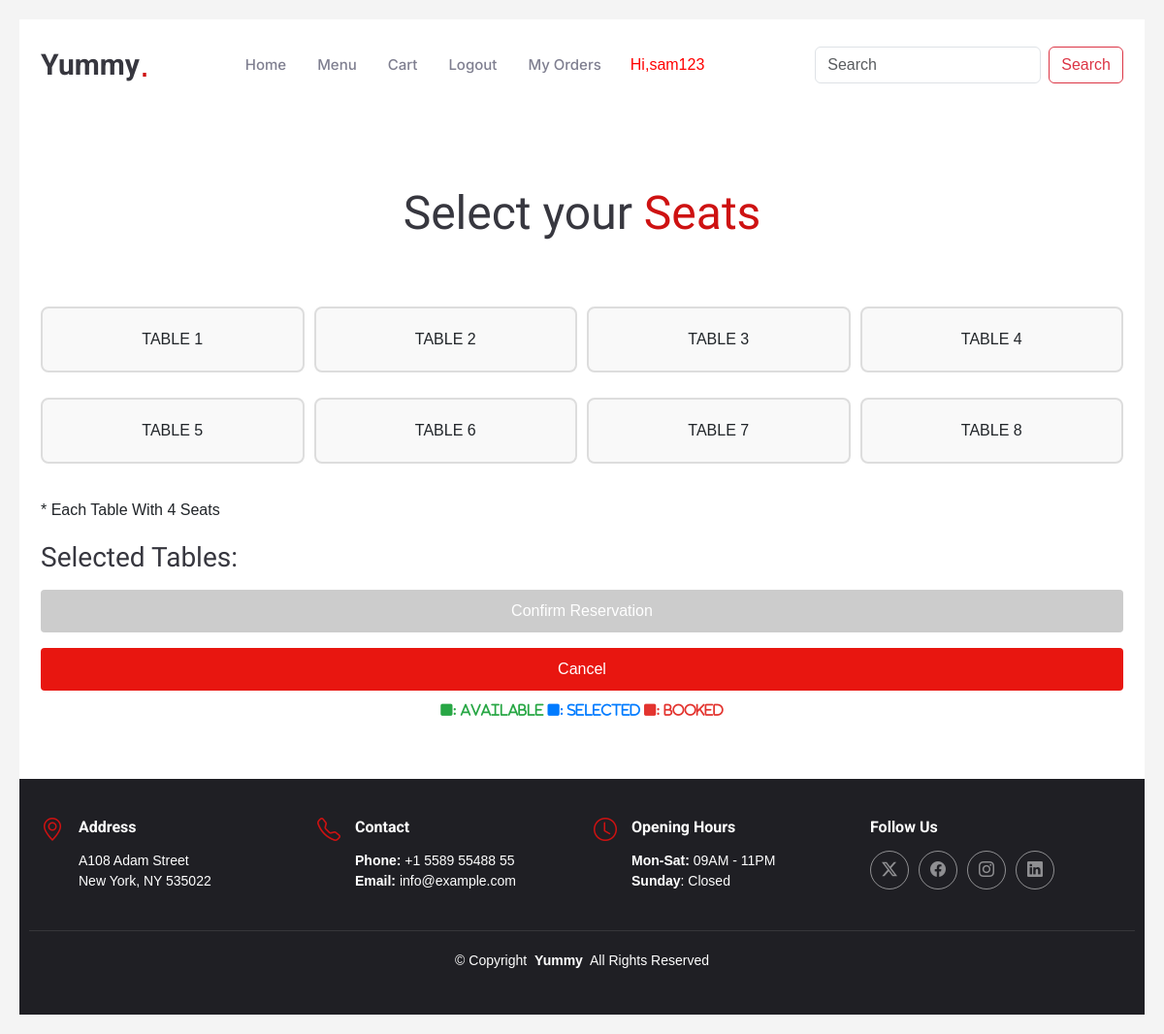
Screenshot of /booking/table_booking_slot (signed in) with the database file from the repository.
### booking/models.py (models this page shows, shortened)
class Table_detail(models.Model):
    table_name=models.CharField(max_length=10)
    table_capacity=models.IntegerField()
    booking_status = models.CharField(default="pending", max_length=30)

### booking/views.py (the view, shortened to what this page needs)
# urls.py: path('table_booking_slot',views.table_booking,name='table_booking_slot'),
def table_booking(request):
    table=Table_detail.objects.all()
    u=request.user
    name = request.session.get('name')
    email = request.session.get('email')
    phone = request.session.get('phone')
    date = request.session.get('date')
    time = request.session.get('time_slot')
    booked_tables = Table_booking.objects.filter(date=date, time=time).values_list('table__table_name', flat=True)
    return render(request,'table_booking_slot.html',{'tables':table,'booked_tables':booked_tables})

### template/table_booking_slot.html (shortened to what this page needs)
<!DOCTYPE html>
{% extends 'base.html' %}
{% load static %}
{% block content %}
<section id="book-a-table" class="book-a-table section">
    <div class="container section-title" data-aos="fade-up">
        <p><span>Select your</span> <span class="description-title">Seats<br></span></p>
    </div>
    <div class="container">
        <form id="tableBookingForm" method="POST" action="">
            <div class="table-grid">
                {% for table in tables %}
                    {% if table.table_name in booked_tables %}
                        <div class="table booked">{{ table.table_name }}</div>
                    {% else %}
                        <div class="table available" data-table="{{ table.table_name }}">{{ table.table_name }}</div>
                    {% endif %}
                {% endfor %}
            </div>
            <p>* Each Table With 4 Seats</p>
            <div class="selected-tables">
                <h3>Selected Tables:</h3>
            </div>
            <button class="submit-btn" id="submitBtn" type="submit" disabled>Confirm Reservation</button>
        </form>
        <a href="{% url 'shop:home' %}"><button class="cancel-btn mt-3">Cancel</button></a>
        <div class="info">
            <i class="fa-solid fa-square" style="color: #28a745;">: Available </i>
            <i class="fa-solid fa-square" style="color: #007bff;">: Selected </i>
            <i class="fa-solid fa-square" style="color: #e3342f;">: Booked</i>
        </div>
    </div>
</section>
{% endblock %}

### template/base.html (shortened to what this page needs)
<!DOCTYPE html>
{% load static %}
<html lang="en">
<link rel="stylesheet" href="https://cdnjs.cloudflare.com/ajax/libs/font-awesome/6.5.2/css/all.min.css" />
<head>
  <link rel="stylesheet" href="https://cdnjs.cloudflare.com/ajax/libs/font-awesome/6.6.0/css/brands.min.css" />
  <link href="{% static 'assets/vendor/bootstrap/css/bootstrap.min.css' %}" rel="stylesheet">
  <link href="{% static 'assets/vendor/bootstrap-icons/bootstrap-icons.css' %}" rel="stylesheet">
  <link href="{% static 'assets/vendor/aos/aos.css' %}" rel="stylesheet">
  <link href="{% static 'assets/vendor/glightbox/css/glightbox.min.css' %}" rel="stylesheet">
  <link href="{% static 'assets/vendor/swiper/swiper-bundle.min.css' %}" rel="stylesheet">
  <link href="{% static 'assets/css/main.css' %}" rel="stylesheet">
</head>
<body class="index-page">
  <header id="header" class="header d-flex align-items-center sticky-top">
    <div class="container position-relative d-flex align-items-center justify-content-between">
      <a href="{% url 'shop:home' %}" class="logo d-flex align-items-center me-auto me-xl-0">
        <h1 class="sitename">Yummy</h1>
        <span>.</span>
      </a>
      <nav id="navmenu" class="navmenu">
        <ul>
          <li><a href="{% url 'shop:home' %}">Home<br></a></li>
          <li><a href="{% url 'shop:menu' %}">Menu</a></li>
          {% if user.is_superuser %}
            <li><a href="{% url 'shop:logout' %}">Logout</a></li>
            <li style="color:red">Hi,{{user.username}}</li>
          {% elif user.is_authenticated %}
            <li><a href="{% url 'cart:view_cart' %}">Cart</a></li>
            <li><a href="{% url 'shop:logout' %}">Logout</a></li>
            <li><a href="{% url 'cart:my_orders' %}">My Orders</a></li>
            <li style="color:red">Hi,{{user.username}}</li>
          {% else %}
            <li><a href="{% url 'shop:register' %}">Register</a></li>
            <li><a href="{% url 'shop:login' %}">Login</a></li>
            <li style="color:red">Hi,Guest</li>
          {% endif %}
          <div style="padding-left:100px">
          <form class="d-flex" action="{% url 'shop:search' %}" method="post">
            <input class="form-control me-2" type="search" name="s" placeholder="Search" aria-label="Search">
            <button class="btn btn-outline-danger" type="submit">Search</button>
          </form>
          </div>
        </ul>
      </nav>
    </div>
  </header>
{% block content %}{% endblock %}
  <footer id="footer" class="footer dark-background">
    <div class="container">
      <div class="row gy-3">
        <div class="col-lg-3 col-md-6 d-flex">
          <i class="bi bi-geo-alt icon"></i>
          <div class="address">
            <h4>Address</h4>
            <p>A108 Adam Street</p>
            <p>New York, NY 535022</p>
          </div>
        </div>
        <div class="col-lg-3 col-md-6 d-flex">
          <i class="bi bi-telephone icon"></i>
          <div>
            <h4>Contact</h4>
            <p>
              <strong>Phone:</strong> <span>+1 5589 55488 55</span><br>
              <strong>Email:</strong> <span>info@example.com</span><br>
            </p>
          </div>
        </div>
        <div class="col-lg-3 col-md-6 d-flex">
          <i class="bi bi-clock icon"></i>
          <div>
            <h4>Opening Hours</h4>
            <p>
              <strong>Mon-Sat:</strong> <span>09AM - 11PM</span><br>
              <strong>Sunday</strong>: <span>Closed</span>
            </p>
          </div>
        </div>
        <div class="col-lg-3 col-md-6">
          <h4>Follow Us</h4>
          <div class="social-links d-flex">
            <a href="#" class="twitter"><i class="bi bi-twitter-x"></i></a>
            <a href="#" class="facebook"><i class="bi bi-facebook"></i></a>
            <a href="#" class="instagram"><i class="bi bi-instagram"></i></a>
            <a href="#" class="linkedin"><i class="bi bi-linkedin"></i></a>
          </div>
        </div>
      </div>
    </div>
    <div class="container copyright text-center mt-4">
      <p>© <span>Copyright</span> <strong class="px-1 sitename">Yummy</strong> <span>All Rights Reserved</span></p>
    </div>
  </footer>
</body>
</html>

### static/assets/css/main.css (style rules this page uses)
:root { --default-font: "Roboto", system-ui, -apple-system, "Segoe UI", Roboto, "Helvetica Neue", Arial, "Noto Sans", "Liberation Sans", sans-serif, "Apple Color Emoji", "Segoe UI Emoji", "Segoe UI Symbol", "Noto Color Emoji"; --heading-font: "Amatic SC", sans-serif; --nav-font: "Inter", sans-serif; }
:root { --background-color: #ffffff; --default-color: #212529; --heading-color: #37373f; --accent-color: #ce1212; --surface-color: #ffffff; --contrast-color: #ffffff; }
:root { --nav-color: #7f7f90; --nav-hover-color: #ce1212; --nav-mobile-background-color: #ffffff; --nav-dropdown-background-color: #ffffff; --nav-dropdown-color: #7f7f90; --nav-dropdown-hover-color: #ce1212; }
.dark-background { --background-color: #1f1f24; --default-color: #ffffff; --heading-color: #ffffff; --surface-color: #37373f; --contrast-color: #ffffff; }
:root { scroll-behavior: smooth; }
body { color: var(--default-color); background-color: var(--background-color); font-family: var(--default-font); }
a { color: var(--accent-color); text-decoration: none; transition: 0.3s; }
h1, h2, h3, h4, h5, h6 { color: var(--heading-color); font-family: var(--heading-font); }
.header { color: var(--default-color); background-color: var(--background-color); padding: 20px 0; transition: all 0.5s; z-index: 997; }
.header .logo { line-height: 1; }
.header .logo h1 { font-size: 30px; margin: 0; font-weight: 700; color: var(--heading-color); font-family: var(--default-font); }
.header .logo span { color: var(--accent-color); font-size: 36px; }
@media (max-width: 1200px) { .header .logo { order: 1; } }
@media (max-width: 1200px) { .header .navmenu { order: 3; } }
@media (min-width: 1200px) { .navmenu { padding: 0; } }
@media (min-width: 1200px) { .navmenu ul { margin: 0; padding: 0; display: flex; list-style: none; align-items: center; } }
@media (min-width: 1200px) { .navmenu li { position: relative; } }
@media (min-width: 1200px) { .navmenu>ul>li { white-space: nowrap; padding: 15px 14px; } }
@media (min-width: 1200px) { .navmenu a, .navmenu a:focus { color: var(--nav-color); font-size: 15px; padding: 0 2px; font-family: var(--nav-font); font-weight: 500; display: flex; align-items: center; justify-content: space-between; white-space: nowrap; transition: 0.3s; position: relative; } }
@media (min-width: 1200px) { .navmenu>ul>li>a:before { content: ""; position: absolute; height: 2px; bottom: -6px; left: 0; background-color: var(--nav-hover-color); visibility: hidden; width: 0px; transition: all 0.3s ease-in-out 0s; } }
.footer { --heading-font: var(--default-font); color: var(--default-color); background-color: var(--background-color); font-size: 14px; padding: 40px 0; position: relative; }
.footer .icon { color: var(--accent-color); margin-right: 15px; font-size: 24px; line-height: 0; }
.footer h4 { font-size: 16px; font-weight: 700; margin-bottom: 15px; }
.footer .address p { margin-bottom: 0px; }
.footer .social-links a { display: flex; align-items: center; justify-content: center; width: 40px; height: 40px; border-radius: 50%; border: 1px solid color-mix(in srgb, var(--default-color), transparent 50%); font-size: 16px; color: color-mix(in srgb, var(--default-color), transparent 50%); margin-right: 10px; transition: 0.3s; }
.footer .copyright { padding-top: 20px; border-top: 1px solid color-mix(in srgb, var(--default-color), transparent 90%); }
.footer .copyright p { margin-bottom: 0; }
section, .section { color: var(--default-color); background-color: var(--background-color); padding: 60px 0; scroll-margin-top: 92px; overflow: clip; }
.section-title { text-align: center; padding-bottom: 60px; position: relative; }
.section-title p { color: var(--heading-color); margin: 10px 0 0 0; font-size: 48px; font-weight: 500; font-family: var(--heading-font); }
.section-title p .description-title { color: var(--accent-color); }

### rows the page displays
Table_detail: table_name "TABLE 1"
Table_detail: table_name "TABLE 2"
Table_detail: table_name "TABLE 3"
Table_detail: table_name "TABLE 4"
Table_detail: table_name "TABLE 5"
Table_detail: table_name "TABLE 6"
Table_detail: table_name "TABLE 7"
Table_detail: table_name "TABLE 8"

### other values shown
{{ user.username }} "sam123"
